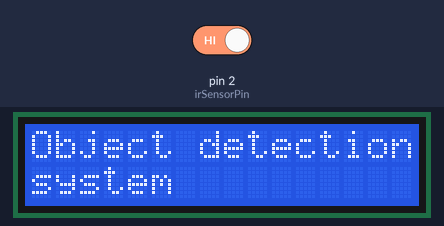
Recording of a sketch running on a simulated Arduino Uno, built with avr-gcc and run on an emulated ATmega328P. Parts: 16×2 character LCD. The test bench sets the inputs (shaded band); at power-on: pin 2 (irSensorPin) HIGH.

Above: at 1.2 s.
1.3 s: pin 2 (irSensorPin) driven LOW
At 2.2 s:
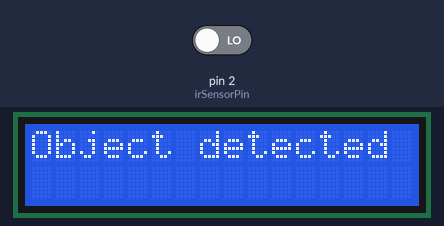
3.1 s: pin 2 (irSensorPin) driven HIGH
At 4.3 s:
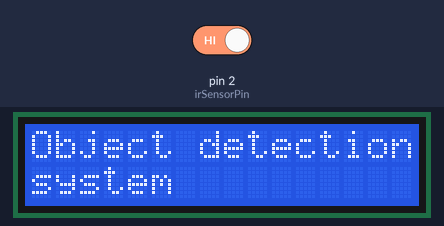
Timing chart, 0 to 6.1 s (numbered marks = the images above; inputs shaded):
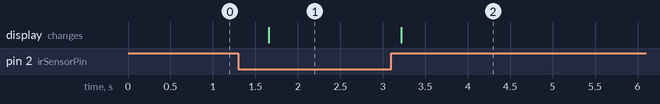

The sketch:

object_detection.ino
```cpp
#include <Wire.h>
#include <LiquidCrystal_I2C.h>

// Set the LCD address to 0x27 for a 16 chars and 2 line display
LiquidCrystal_I2C lcd(0x27, 16, 2);

// IR sensor pin
const int irSensorPin = 2;

void setup() {
  // Initialize the LCD with 16 columns and 2 rows
  lcd.begin(16, 2);
  lcd.backlight();

  // Initialize the IR sensor pin as input
  pinMode(irSensorPin, INPUT);
}

void loop() {
  // Read the value from the IR sensor
  int sensorValue = digitalRead(irSensorPin);

  // Clear the previous content on the LCD
  lcd.clear();

  if (sensorValue == LOW) {
    // Object detected
    lcd.setCursor(0, 0);
    lcd.print("Object detected");
  } else {
    // No object detected
    lcd.setCursor(0, 0);
    lcd.print("Object detection");
    lcd.setCursor(0, 1);
    lcd.print("system");
  }

  // Small delay to prevent flickering
  delay(500);
}
```

Measured:
- after the input at 1.3 s, the display: changes after 0.36 s (image 1)
- after the input at 3.1 s, the display: changes after 0.12 s (image 2)
